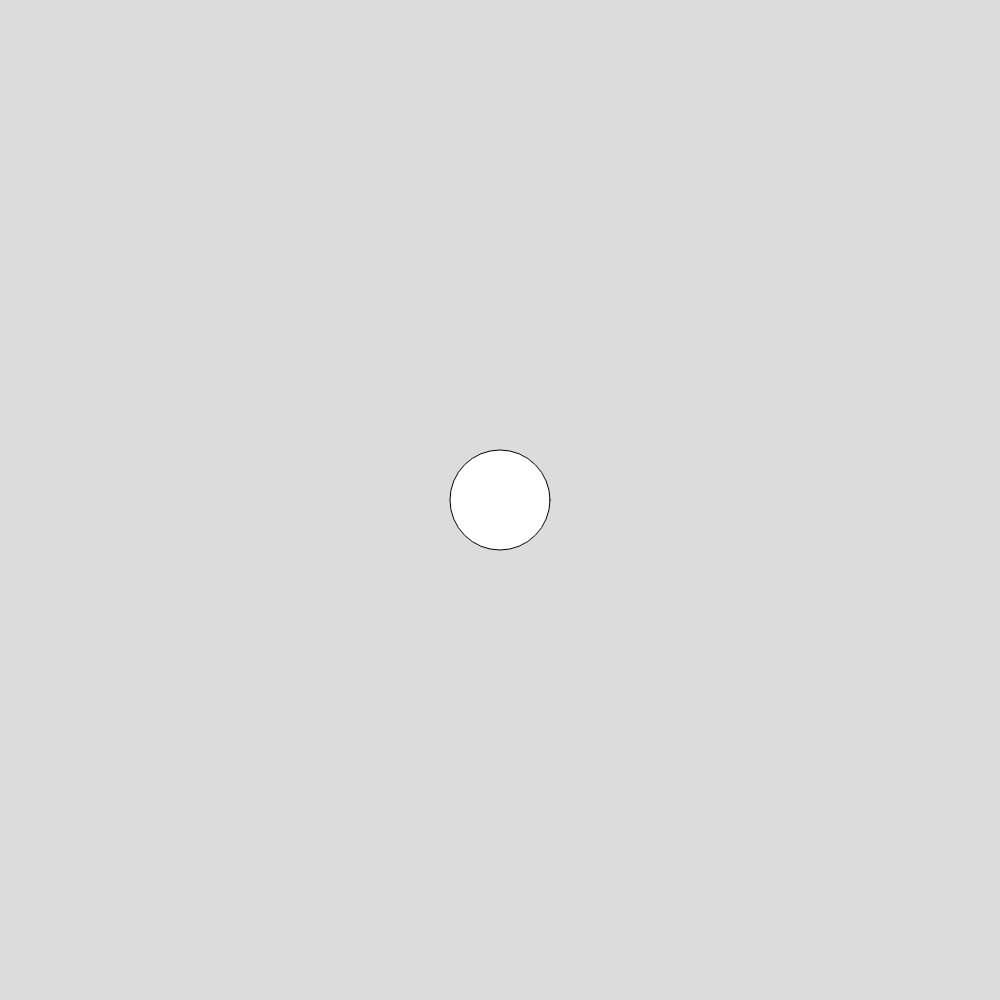
Frame 1 (no input)
Frame 60 (no input): identical to frame 1, image omitted
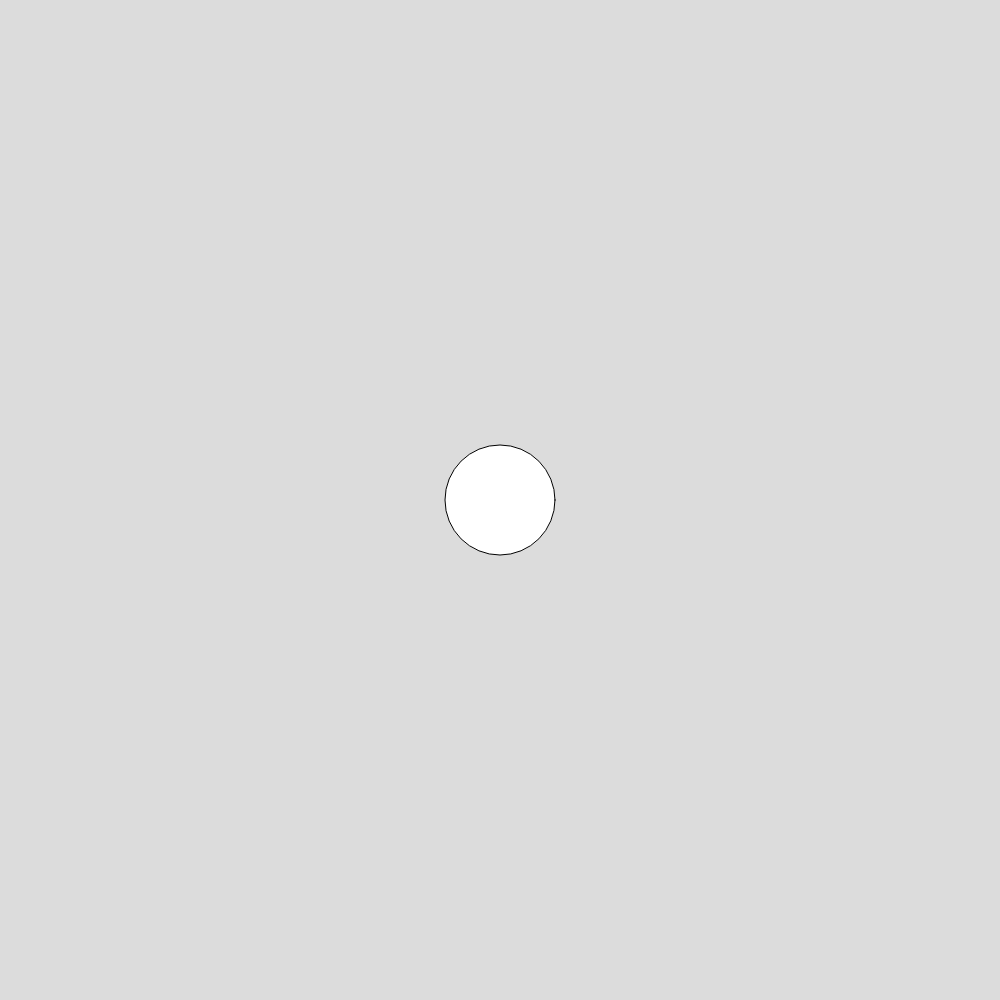
Frame 120 (the mouse pressed at the canvas centre since frame 60)

The p5.js sketch that drew these frames (run headless with seeded random() and noise() and a simulated clock; from frame 60 on, the mouse is pressed at the canvas centre):

// p5.js sketch
// ── sketch.js
let size = 100;

function setup() {
  createCanvas(1000, 1000);
}

function draw() {
  background(220);
  
  translate(500, 500);
  circle(0, 0, size);

}

function mousePressed(){
  size += 10;
}

function mouseReleased(){
  size -= 10;
}
